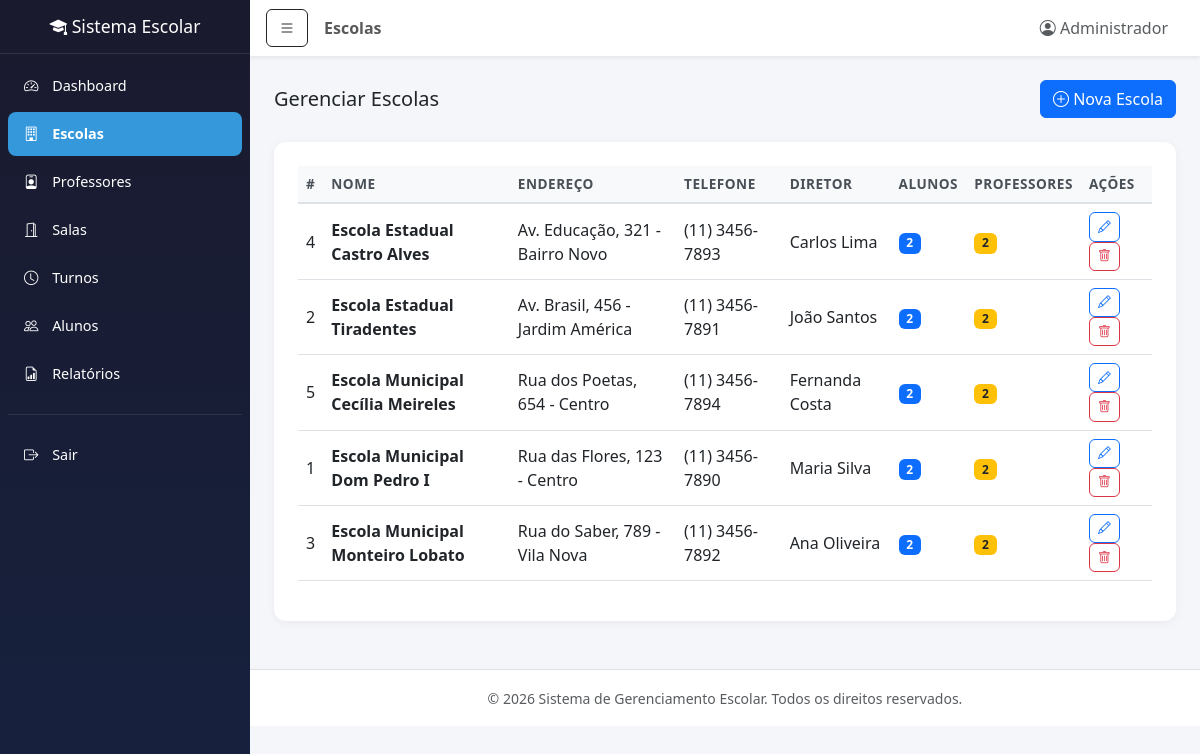
/escolas.php (signed in), run on the app's committed database.
### tables this page shows
CREATE TABLE IF NOT EXISTS escolas (
    id INT AUTO_INCREMENT PRIMARY KEY,
    nome VARCHAR(150) NOT NULL,
    endereco VARCHAR(255),
    telefone VARCHAR(20),
    email VARCHAR(100),
    diretor VARCHAR(100),
    ativa TINYINT(1) DEFAULT 1,
    criado_em DATETIME DEFAULT CURRENT_TIMESTAMP,
    atualizado_em DATETIME DEFAULT CURRENT_TIMESTAMP ON UPDATE CURRENT_TIMESTAMP
);

### escolas.php (the view, shortened to what this page needs)
<?php
require_once __DIR__ . '/includes/header.php';
$conn = getConnection();
$escolas = $conn->query("
    SELECT e.*,
        (SELECT COUNT(*) FROM alunos a WHERE a.escola_id = e.id) as total_alunos,
        (SELECT COUNT(*) FROM professores p WHERE p.escola_id = e.id) as total_professores
    FROM escolas e
    WHERE e.ativa = 1
    ORDER BY e.nome
")->fetchAll();
?>
<div class="d-flex justify-content-between align-items-center mb-4">
    <h5 class="mb-0">Gerenciar Escolas</h5>
    <button class="btn btn-primary" data-bs-toggle="modal" data-bs-target="#modalEscola" onclick="limparForm()">
        <i class="bi bi-plus-circle"></i> Nova Escola
    </button>
</div>
<div class="table-container fade-in">
    <div class="table-responsive">
        <table class="table table-hover">
            <thead>
                <tr>
                    <th>#</th>
                    <th>Nome</th>
                    <th>Endereço</th>
                    <th>Telefone</th>
                    <th>Diretor</th>
                    <th>Alunos</th>
                    <th>Professores</th>
                    <th>Ações</th>
                </tr>
            </thead>
            <tbody>
                <?php foreach ($escolas as $escola): ?>
                <tr>
                    <td><?php echo $escola['id']; ?></td>
                    <td><strong><?php echo htmlspecialchars($escola['nome']); ?></strong></td>
                    <td><?php echo htmlspecialchars($escola['endereco']); ?></td>
                    <td><?php echo htmlspecialchars($escola['telefone']); ?></td>
                    <td><?php echo htmlspecialchars($escola['diretor']); ?></td>
                    <td><span class="badge bg-primary"><?php echo $escola['total_alunos']; ?></span></td>
                    <td><span class="badge bg-warning text-dark"><?php echo $escola['total_professores']; ?></span></td>
                    <td>
                        <button class="btn btn-sm btn-outline-primary btn-action" onclick="editarEscola(<?php echo htmlspecialchars(json_encode($escola)); ?>)">
                            <i class="bi bi-pencil"></i>
                        </button>
                        <form method="POST" class="d-inline">
                            <button type="submit" class="btn btn-sm btn-outline-danger btn-action btn-delete">
                                <i class="bi bi-trash"></i>
                            </button>
                        </form>
                    </td>
                </tr>
                <?php endforeach; ?>
            </tbody>
        </table>
    </div>
</div>
<?php require_once __DIR__ . '/includes/footer.php'; ?>

### assets/css/style.css (style rules this page uses)
:root { --sidebar-width: 250px; --primary-color: #2c3e50; --secondary-color: #3498db; --success-color: #27ae60; --warning-color: #f39c12; --danger-color: #e74c3c; --info-color: #17a2b8; }
body { font-family: 'Segoe UI', Tahoma, Geneva, Verdana, sans-serif; background-color: #f4f6f9; min-height: 100vh; }
.table-container { background: #fff; border-radius: 12px; box-shadow: 0 2px 10px rgba(0, 0, 0, 0.05); padding: 1.5rem; }
.table thead th { background-color: #f8f9fa; border-bottom: 2px solid #dee2e6; font-weight: 600; font-size: 0.85rem; text-transform: uppercase; letter-spacing: 0.5px; color: #495057; }
.table td { vertical-align: middle; }
.btn-action { padding: 0.25rem 0.5rem; font-size: 0.8rem; border-radius: 6px; }
.fade-in { animation: fadeIn 0.3s ease-in-out; }

### data on the page
escolas: id "4", nome "Escola Estadual Castro Alves", endereco "Av. Educação, 321 - Bairro Novo", telefone "(11) 3456-7893", diretor "Carlos Lima", total_alunos "2", total_professores "2"
escolas: id "2", nome "Escola Estadual Tiradentes", endereco "Av. Brasil, 456 - Jardim América", telefone "(11) 3456-7891", diretor "João Santos", total_alunos "2", total_professores "2"
escolas: id "5", nome "Escola Municipal Cecília Meireles", endereco "Rua dos Poetas, 654 - Centro", telefone "(11) 3456-7894", diretor "Fernanda Costa", total_alunos "2", total_professores "2"
escolas: id "1", nome "Escola Municipal Dom Pedro I", endereco "Rua das Flores, 123 - Centro", telefone "(11) 3456-7890", diretor "Maria Silva", total_alunos "2", total_professores "2"
escolas: id "3", nome "Escola Municipal Monteiro Lobato", endereco "Rua do Saber, 789 - Vila Nova", telefone "(11) 3456-7892", diretor "Ana Oliveira", total_alunos "2", total_professores "2"

### other printed values
$pageTitle "Escolas"
getUsuarioNome() "Administrador"
